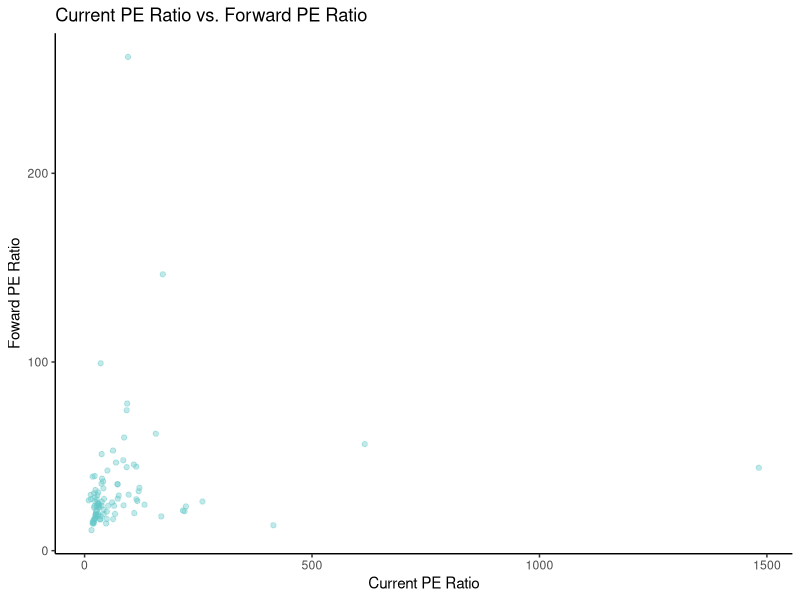
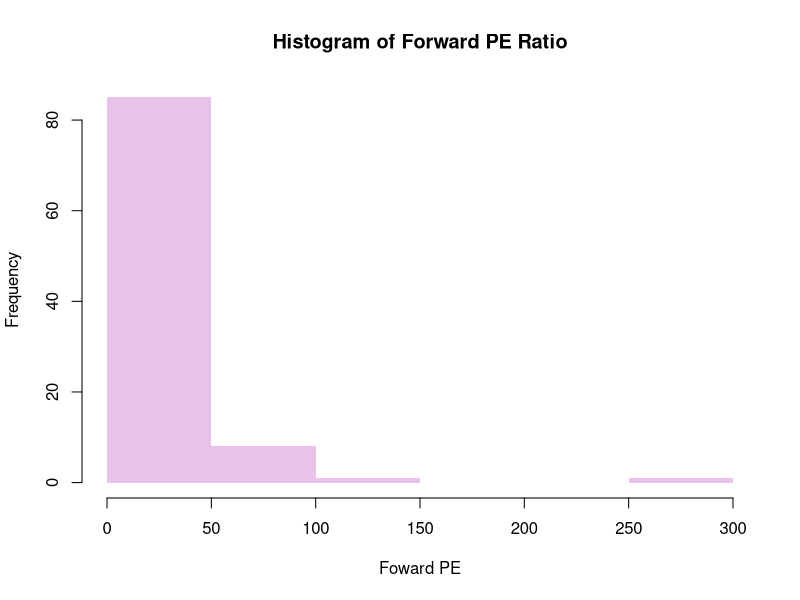
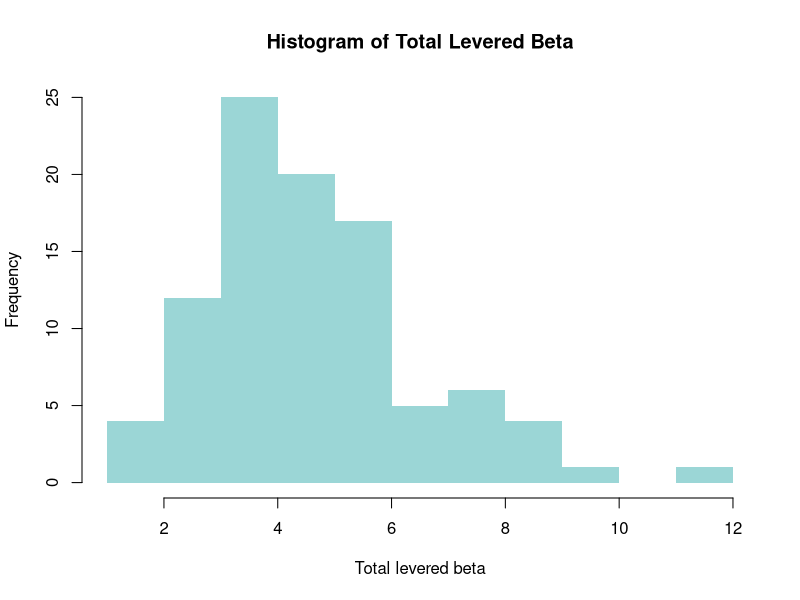
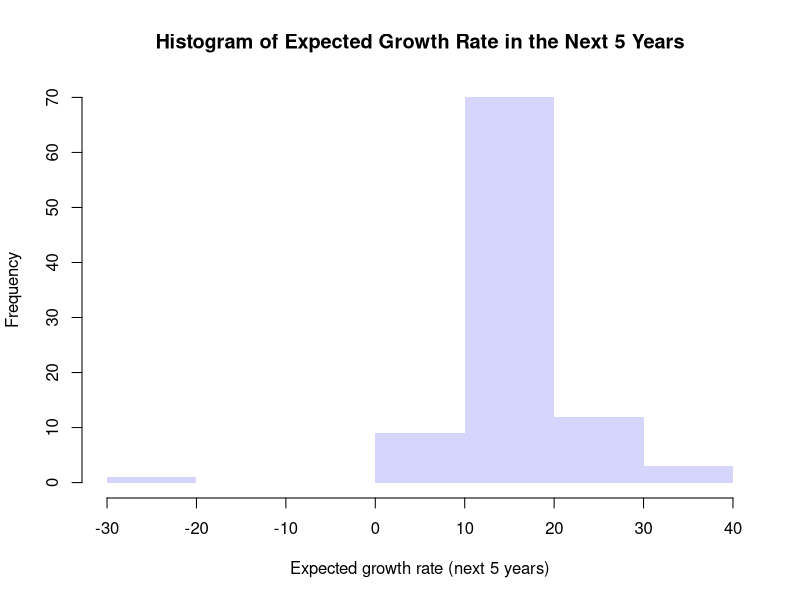
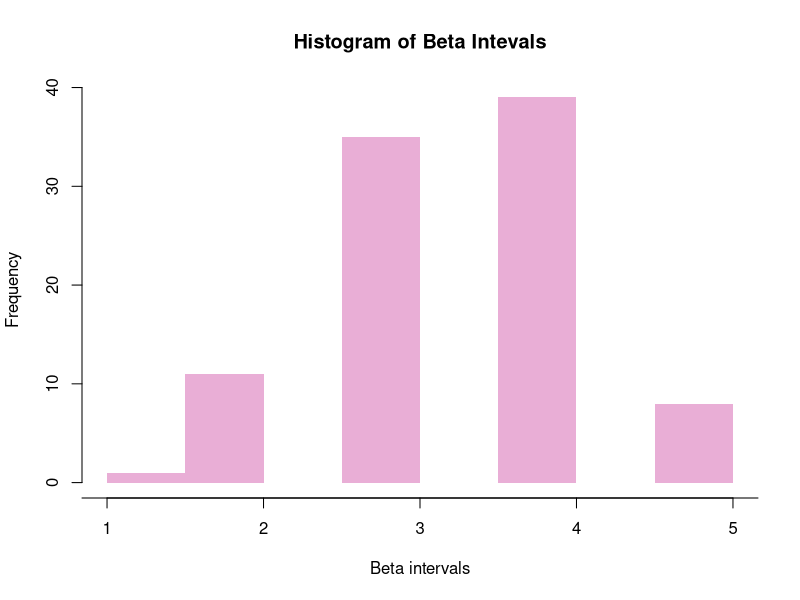
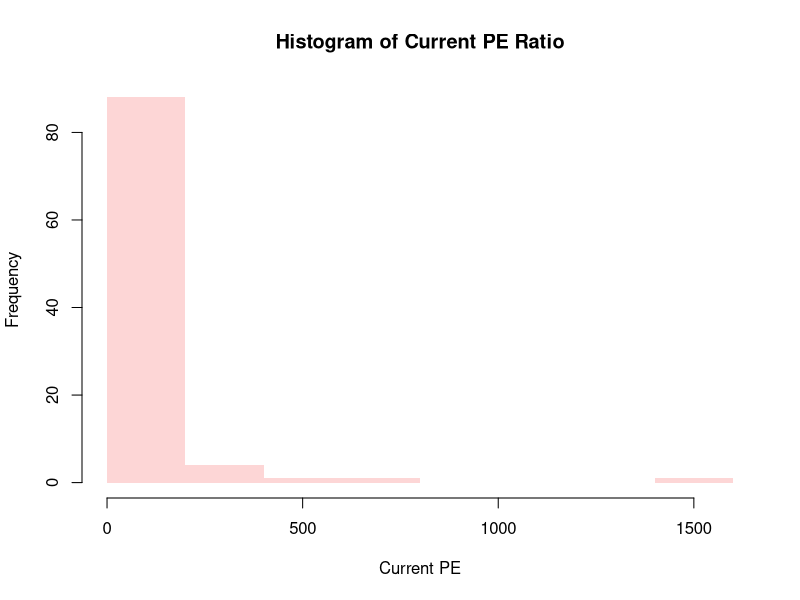
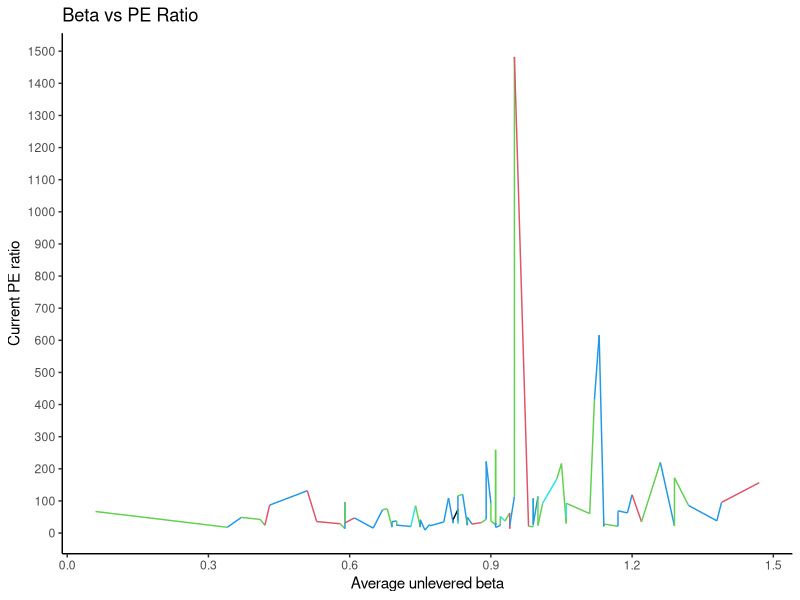
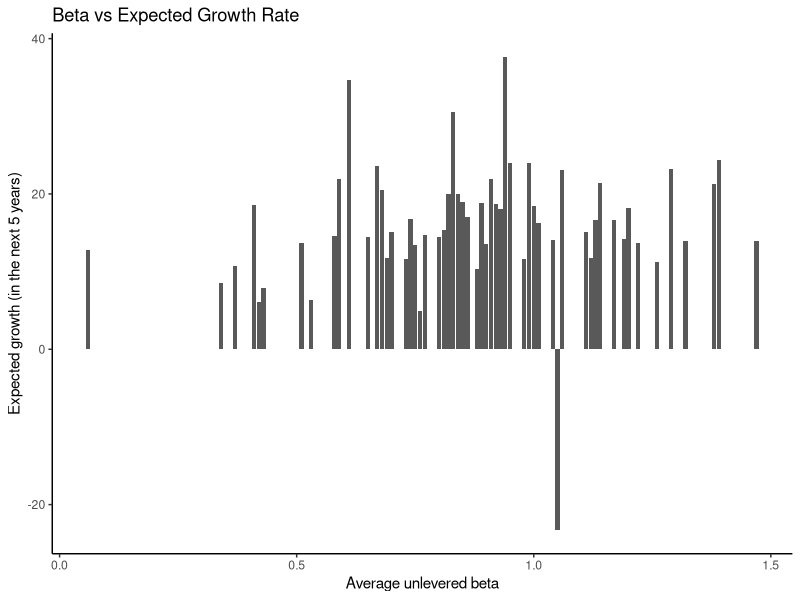

These figures' R source, in order:
# author: Christian Alarcio, Ellen Chan, Anais Sidhu, Ruomeng (Michelle) Yang
# title: Methods & Analysis of Data

# Set working directory
setwd("~/Documents/UC\ Berkeley\ 2015-2016/Statistics\ 133/projects/final/")

# Set up ggplot2
library(ggplot2)
dev.off()

# Set up readr
library(readr)

# Set up scatterplot3d
library(scatterplot3d)

# Set up stringr
library(stringr)

# Read data files
clean_data <- read.csv("clean_data/clean_data.csv", header = TRUE,
                       row.names = 1, stringsAsFactors = FALSE)
industries_only <- read.csv("clean_data/industries_only.csv", header = TRUE,
                            row.names = 1, stringsAsFactors = FALSE)

# Scatter plot of Current PE to Forward PE
ggplot(clean_data, aes(x = Current.PE, y = Forward.PE)) +
    geom_point(color = rgb(100, 200, 200, 100, maxColorValue = 255)) + 
    ggtitle("Current PE Ratio vs. Forward PE Ratio") +
    xlab("Current PE Ratio") + ylab("Foward PE Ratio") + theme_classic()

# Histogram of Forward PE, Total Levered Beta, and Expected Growth in the
# Next 5 Years
hist(clean_data$Forward.PE, border = NA,
     main = "Histogram of Forward PE Ratio", xlab = "Foward PE",
     ylab = "Frequency", col = rgb(200, 100, 200, 100, maxColorValue = 255))
hist(clean_data$Total.Levered.Beta, border = NA, xlab = "Total levered beta",
     ylab = "Frequency", col = rgb(0, 150, 150, 100, maxColorValue = 255),
     main = "Histogram of Total Levered Beta")
hist(clean_data$Expected.Growth.Next.5.Years, border = NA,
     xlab = "Expected growth rate (next 5 years)", ylab = "Frequency",
     col = rgb(150, 150, 250, 100, maxColorValue = 255),
     main = "Histogram of Expected Growth Rate in the Next 5 Years")

# Analyze which industries are in the highest and lowest beta interval
beta_intervals <- seq(from = 0, to = 1.5, by = 0.3)
interval_fun <- function(beta) {
    for (i in 1:5) {
        if (beta_intervals[i] < beta & beta < beta_intervals[i + 1]) {
            return (i)
        }
    }
}
beta_interval <- unlist(lapply(clean_data$Average.Unlevered.Beta,
                               FUN = interval_fun))
as.vector(clean_data$Industry[unlist(beta_interval) == 5])
as.vector(clean_data$Industry[unlist(beta_interval) == 1])

# Make a histogram of the beta intervals created above
dfbeta_interval <- data.frame(table(unlist(beta_interval)))
names(dfbeta_interval) <- c("Interval", "Frequency")
hist(beta_interval, border = NA, main = "Histogram of Beta Intevals",
     xlab = "Beta intervals", ylab = "Frequency",
     col = rgb(200, 50, 150, 100, maxColorValue = 255))

# Histogram of PE Ratio and bar plot of Beta versus PE Ratio by given beta
# intervals
axis(side = 1, at = seq(0,1500,by = 300))
hist(clean_data$Current.PE, border = NA,
     main = "Histogram of Current PE Ratio", xlab = "Current PE",
     ylab = "Frequency", col = rgb(250, 150, 150, 100, maxColorValue = 255))
dat1 <- data.frame(PE = industries_only$Current.PE,
                   beta = industries_only$Average.Unlevered.Beta)
ggplot(dat1, aes(x = beta, y = PE)) + xlab("Average unlevered beta") +
    geom_line(stat = "identity", color = beta_interval) + 
    ggtitle("Beta vs PE Ratio") + theme_classic() + 
    scale_x_continuous(breaks = beta_intervals) + ylab("Current PE ratio") +
    scale_y_continuous(breaks = seq(from = 0, to = 1500, by = 100)) 
summary(industries_only$Current.PE)

# Bar plot of Beta versus Expected Growth Rate in the Next 5 Years
dat2 <- data.frame(beta = clean_data$Average.Unlevered.Beta,
                   growth = clean_data$Expected.Growth.Next.5.Years)
ggplot(dat2, aes(x = beta, y = growth)) + xlab("Average unlevered beta") +
    geom_bar(position = "identity", stat = "identity") +
    ggtitle("Beta vs Expected Growth Rate") + theme_classic() +
    ylab("Expected growth (in the next 5 years)")

# Graph the scatterplot of unlevered beta's impact on expected growth
# when accounting for their regression
reg1 <- lm(Expected.Growth.Next.5.Years ~ Average.Unlevered.Beta,
           data = clean_data)
summary(reg1)
ggplot(clean_data, aes(x = Average.Unlevered.Beta,
                       y = Expected.Growth.Next.5.Years)) +
    geom_point() + xlab("Average Unlevered Beta") +
    ylab("Expected Growth (%)") + theme_classic() +
    geom_abline(aes(slope = unname(coef(reg1)["Average.Unlevered.Beta"]),
                    intercept = unname(coef(reg1)["(Intercept)"])),
                color = rgb(223, 84, 84, maxColorValue = 255)) +
    ggtitle("Average Unlevered Beta's Impact on Expected Growth")

# Make a scatter plot and regression of beta to growth accounting
# for outliers
sorted_beta <- sort(clean_data$Average.Unlevered.Beta,
                    index.return = TRUE)[[2]]
sort_beta <- sort(clean_data$Average.Unlevered.Beta)
sorted_growth1 <- clean_data$Expected.Growth.Next.5.Years[sorted_beta]
sorted_beta_growth <- data.frame(beta = sort_beta, growth = sorted_growth1)
dat3 <- subset(sorted_beta_growth, sorted_growth1 > 0)
plot(dat3$growth, dat3$beta,
     col = rgb(100, 100, 100, 150, maxColorValue = 255), pch = 16,
     bg = rgb(200, 200, 200, maxColorValue = 255), main = "Beta vs Growth",
     xlab = "Expected growth (%)", ylab = "Average unlevered beta")
fit_growth_beta <- lm(beta ~ growth, data = dat3)
abline(fit_growth_beta, col = rgb(100, 100, 100, maxColorValue = 255))
summary(fit_growth_beta)

# Density curve of Current PE and of Expected Growth in the Next 5 Years
plot(density(clean_data$Current.PE), main = "Density Plot of Current PE",
     xlab = "Current PE", ylab = "Density",
     col = rgb(50, 200, 200, maxColorValue = 255))
polygon(density(clean_data$Current.PE), border = NA,
        col = rgb(50, 200, 200, maxColorValue = 255))
plot(density(clean_data$Expected.Growth.Next.5.Years),
     main = "Density Plot of Expected Growth in the Next 5 Years",
     xlab = "Expected growth (%)", ylab = "Density", border = NA,
     col = rgb(200, 50, 50, maxColorValue = 255))
polygon(density(clean_data$Expected.Growth.Next.5.Years),
        border = NA, col = rgb(200, 50, 50, maxColorValue = 255))

# Scatter plot of Current PE to Expected Growth in the Next 5 Years
plot(clean_data$Current.PE, clean_data$Expected.Growth.Next.5.Years,
     col = rgb(50, 200, 200, 100, maxColorValue = 255), pch = 16,
     bg = rgb(200, 200, 200, maxColorValue = 255), xlab = "Current PE",
     ylab = "Expected growth (%)", main = "Current PE vs Expected Growth")

# Make a linear regression of Current PE to Expected Growth in the Next 5 Years
fit1 <- lm(Expected.Growth.Next.5.Years ~ Current.PE, data = clean_data)
abline(fit1, col = rgb(50, 200, 200, maxColorValue = 255))
summary(fit1)

# Remove outliers and find the linear regression of Current PE to Expected
# Growth in the Next 5 Years
sorted_pe <- sort(clean_data$Current.PE, decreasing = TRUE,
                  index.return = TRUE)[[2]]
sort_pe <- sort(clean_data$Current.PE, decreasing = TRUE)
sorted_growth2 <- clean_data$Expected.Growth.Next.5.Years[sorted_pe]
sorted_pe_growth <- data.frame(pe = sort_pe, growth = sorted_growth2)
dat4 <- subset(sorted_pe_growth, sort_pe < 300)
plot(dat4$pe, dat4$growth, main = "Current PE Ratio vs. Expected Growth",
     xlab = "Current PE ratio", ylab = "Expected growth (next 5 years)",
     col = rgb(200, 50, 200, 100, maxColorValue = 255), pch = 16)
fit2 <- lm(growth ~ pe, data = dat4)
abline(fit2, col = rgb(200, 50, 200, maxColorValue = 255))
summary(fit2)

# Account for beta when sorting PE ratios and growth by taking the PE ratios
# and growths of industries with lower beta
beta_pe <- clean_data$Current.PE[sorted_beta]
beta_growth <- clean_data$Expected.Growth.Next.5.Years[sorted_beta]
end <- length(beta_pe)
cutoff <- round(end/2)
beta1 <- data.frame(pe = beta_pe[1:cutoff], growth = beta_growth[1:cutoff])
plot(beta1$pe, beta1$growth,
     main = paste("Current PE Ratio vs. Expected Growth",
                  "For Industries with Lower Beta"),
     xlab = "Current PE ratio", ylab = "Expected growth (next 5 years)",
     col = rgb(50, 50, 200, 100, maxColorValue = 255), pch = 16)
fit3 <- lm(growth ~ pe, data = beta1)
abline(fit3, col = rgb(50, 50, 200, maxColorValue = 255))
summary(fit3)

# Industries with lower beta
print("Industries with lower beta:")
print(clean_data$Industry[sorted_beta][1:cutoff])

# Account for beta when sorting PE ratios and growth by taking the PE ratios
# and growths of industries with higher beta
beta2 <- data.frame(pe = beta_pe[(cutoff+1):end],
                    growth = beta_growth[(cutoff+1):end])
plot(beta2$pe, beta2$growth,
     main = paste("Current PE Ratio vs. Expected Growth",
                  "For Industries with Higher Beta"),
     xlab = "Current PE ratio", ylab = "Expected growth (next 5 years)",
     col = rgb(200, 50, 50, 100, maxColorValue = 255), pch = 16)
fit4 <- lm(growth ~ pe, data = beta2)
abline(fit4, col = rgb(200, 50, 50, maxColorValue = 255))
summary(fit4)

# Industries with higher beta
print("Industries with higher beta:")
print(clean_data$Industry[sorted_beta][(cutoff+1):end])

# Graph Current PE to Expected Growth in the Next 5 Years
ggplot(data = clean_data, aes(x = Current.PE,
                              y = Expected.Growth.Next.5.Years)) +
    geom_line(color = "#548edf") + xlab("Current PE") +
    ylab("Expected Growth in the Next 5 Years") +
    ggtitle("Plot of Current PE to Expected Growth") + theme_classic()

# Make a bar plot of Current PE to Expected Growth for industries with
# pe, p, fulfilling p < 300
ggplot(dat4, aes(x = pe, y = growth)) + geom_line(color = "#ebcefb") +
    geom_bar(position = "identity", stat = "identity", color = "#000000") +
    ggtitle("Beta vs Expected Growth Rate") + xlab("Current PE ratio") +
    ylab("Expected growth (%)") + theme_classic()

# Make a bar plot of Current PE to Expected Growth for industries with
# pe, p, fulfilling 100 <= p < 200
dat5 <- subset(sorted_pe_growth, pe >= 100 & pe < 300)
ggplot(dat5, aes(x = pe, y = growth)) + geom_line(color = "#ebcefb") +
    geom_bar(position = "identity", stat = "identity", color = "#000000") +
    ggtitle("Beta vs Expected Growth Rate") + xlab("Current PE ratio") +
    ylab("Expected growth (%)") + theme_classic()

# Make a bar plot of Current PE to Expected Growth for industries with
# pe, p, fulfilling p < 100
dat6 <- subset(sorted_pe_growth, pe < 100)
ggplot(dat6, aes(x = pe, y = growth)) + geom_line(color = "#ebcefb") +
    geom_bar(position = "identity", stat = "identity",
             color = "#000000") +
    ggtitle("Beta vs Expected Growth Rate") + xlab("Current PE ratio") +
    ylab("Expected growth (%)") + theme_classic()

# Make bubble plots of Current PE and Expected Growth in the
# Next 5 Years for different industries
symbols(industries_only$Current.PE,
        industries_only$Expected.Growth.Next.5.Years,
        circles = industries_only$Number.of.Firms,
        inches = 0.35, fg="white", bg="#facccc8d",
        xlab="Current PE", ylab="Expected Growth in 5 Years",
        main = "Current PE vs Expected Growth in the Next 5 Years")
text(industries_only$Current.PE, industries_only$Expected.Growth.Next.5.Years, 
     labels = industries_only$Number.of.Firms, cex = 0.2)

# Make bubble plots of Current PE and Expected Growth in the
# Next 5 Years for different industries accounting for outliers
industry_pe <- unlist(sort(industries_only$Current.PE, decreasing = TRUE))
industry_indices <- unlist(sort(industries_only$Current.PE, decreasing = TRUE,
                                index.return = TRUE)[[2]])
industry_growth <- industries_only$
    Expected.Growth.Next.5.Years[industry_indices]
industry_num_firms <- industries_only$Number.of.Firms[industry_indices]
industry_pe_growth <- data.frame(pe = industry_pe, growth = industry_growth,
                                 num_firms = industry_num_firms)
dat7 <- subset(industry_pe_growth, industry_pe < 150)
symbols(dat7$pe, dat7$growth, circles = dat7$num_firms,
        inches=0.35, fg="white", bg="#facccc8d",
        xlab="Current PE", ylab="Expected Growth in 5 Years",
        main = paste("Current PE Less Than 150 vs",
                     "Expected Growth in the Next 5 Years"))
text(dat7$pe, dat7$growth, labels = dat7$num_firms, cex = 0.3)

# Find the multivariate regression of expected growth to unlevered beta
# and current PE ratio
reg2 <- lm(Expected.Growth.Next.5.Years ~ Average.Unlevered.Beta +
               Current.PE, data = clean_data)
summary(reg2)

# Graph the scatterplot of current PE ratio versus expected growth
ggplot(clean_data, aes(x = Current.PE, y = Expected.Growth.Next.5.Years)) +
    geom_point() + xlab("Current PE Ratio") + ylab("Expected Growth (%)") +
    geom_abline(aes(slope = unname(coef(reg2)["Current.PE"]),
                    intercept = unname(coef(reg2)["(Intercept)"])),
                color = rgb(223, 84, 84, maxColorValue = 255)) +
    ggtitle("Current PE Ratio vs Expected Growth") + theme_classic()

# Graph the scatterplot of the log of the current PE ratio to the growth rate
# with the corresponding multivariate regression
log_reg2 <- lm(Expected.Growth.Next.5.Years ~ log(Current.PE) +
                   Average.Unlevered.Beta, data = clean_data)
summary(log_reg2)
ggplot(clean_data, aes(x = log(Current.PE),
                       y = Expected.Growth.Next.5.Years)) +
    geom_point() + ggtitle("Scatterplot of PE Ratio vs Expected Growth") +
    xlab("Current PE Ratio (log)") + ylab("Expected Growth (%)") +
    geom_abline(aes(slope = unname(coef(log_reg2)["log(Current.PE)"]),
                    intercept = unname(coef(log_reg2)["(Intercept)"])),
                color = rgb(223, 84, 84, maxColorValue = 255)) +
    theme_classic()

# Remove the outliers of expected growth and current PE from the graph
indices_no_outliers <- sort(clean_data$Expected.Growth.Next.5.Years,
                            index.return = TRUE)[[2]]
growth_no_outliers <- unlist(sort(clean_data$Expected.Growth.Next.5.Years))
pe_no_outliers <- clean_data$Current.PE[indices_no_outliers]
dat8 <- data.frame(growth = growth_no_outliers, pe = pe_no_outliers)
dat8 <- subset(dat8, growth_no_outliers > 6.32 & pe_no_outliers < 300)

# Make a multivariate regression of growth to PE when there are no outliers
reg2_no_outliers <- lm(growth ~ pe , data = dat8)
summary(reg2_no_outliers)

# Plot the scatterplot and regression of current PE to expected growth
ggplot(dat8, aes(x = pe, y = growth)) + theme_classic() +
    geom_point() + xlab("Current PE Ratio") + ylab("Expected Growth (%)") +
    geom_abline(aes(slope = unname(coef(reg2_no_outliers)["pe"]),
                    intercept = unname(coef(reg2_no_outliers)["(Intercept)"])),
                color = rgb(223, 84, 84, maxColorValue = 255)) +
    ggtitle("Current PE Ratio's Impact on Expected Growth")

# Graph the scatterplot of PEG ratio's impact on expected growth and the
# regression line of expected growth to PEG ratio and the regression line
# of the multivariate regression of expected growth in the next 5
# years to average unlevered beta, the current PE ratio, and the PEG Ratio.
reg3 <- lm(Expected.Growth.Next.5.Years ~ Average.Unlevered.Beta +
               Current.PE + PEG.Ratio, data = clean_data)
summary(reg3)
reg4 <- lm(Expected.Growth.Next.5.Years ~ PEG.Ratio, data = clean_data)
summary(reg4)
ggplot(clean_data, aes(x = PEG.Ratio, y = Expected.Growth.Next.5.Years)) +
    geom_point(color = rgb(223, 84, 84, 100, maxColorValue = 255)) +
    xlab("PEG Ratio") + ylab("Expected Growth (%)") +
    geom_abline(aes(slope = unname(coef(reg3)["PEG.Ratio"]),
                    intercept = unname(coef(reg3)["(Intercept)"])),
                color = rgb(84, 233, 233, maxColorValue = 255)) +
    geom_abline(aes(slope = unname(coef(reg4)["PEG.Ratio"]),
                    intercept = unname(coef(reg4)["(Intercept)"])),
                color = rgb(223, 84, 84, maxColorValue = 255)) +
    ggtitle("PEG Ratio's Impact on Expected Growth") +
    coord_cartesian(ylim=c(0,40)) + theme_classic()

# Graph the scatterplot and regression of PEG ratio and expected growth
# accounting for outliers
peg_no_outliers <- clean_data$PEG.Ratio[indices_no_outliers]
dat9 <- data.frame(growth = growth_no_outliers, peg = peg_no_outliers)
dat9 <- subset(dat9, growth > 6.32 & peg < 2.5 & !is.na(peg))
reg4_no_outliers <- lm(growth ~ peg, data = dat9)
summary(reg4_no_outliers)
ggplot(dat9, aes(x = peg, y = growth)) + xlab("PEG Ratio") +
    ylab("Expected Growth (%)") + coord_cartesian(ylim=c(0,40)) +
    geom_point(color = rgb(223, 84, 84, 100, maxColorValue = 255)) +
    geom_abline(aes(slope = unname(coef(reg4_no_outliers)["peg"]),
                    intercept = unname(coef(reg4_no_outliers)["(Intercept)"])),
                color = rgb(223, 84, 84, maxColorValue = 255)) +
    ggtitle("PEG Ratio's Impact on Expected Growth") + theme_classic()

# Make 3D scatterplot of Expected Growth in the Next 5 Years, PEG Ratio,
# and Average Unlevered Beta, then examine the graph from multiple angles
scatterplot3d(x = clean_data$Expected.Growth.Next.5.Years,
              y = clean_data$PEG.Ratio,
              z = clean_data$Average.Unlevered.Beta,
              angle = 30, scale.y = .3, pch = 16,
              xlab = "Expected Growth in Next 5 Years",
              ylab = "PEG Ratio", zlab = "Beta",
              color = rgb(83, 223, 223, 100, maxColorValue = 255),
              main = "3D Scatterplot of Expected Growth, PEG Ratio, and Beta")

scatterplot3d(x = clean_data$Expected.Growth.Next.5.Years,
              y = clean_data$PEG.Ratio,
              z = clean_data$Average.Unlevered.Beta,
              angle = 100, scale.y = .3, pch = 16,
              xlab = "Expected Growth in Next 5 Years",
              ylab = "PEG Ratio", zlab = "Beta",
              color = rgb(83, 223, 223, 100, maxColorValue = 255),
              main = "3D Scatterplot of Expected Growth, PEG Ratio, and Beta")

scatterplot3d(x = clean_data$Expected.Growth.Next.5.Years,
              y = clean_data$PEG.Ratio,
              z = clean_data$Average.Unlevered.Beta,
              angle = 300, scale.y = .3, pch = 16,
              xlab = "Expected Growth in Next 5 Years",
              ylab = "PEG Ratio", zlab = "Beta",
              color = rgb(83, 223, 223, 100, maxColorValue = 255),
              main = "3D Scatterplot of Expected Growth, PEG Ratio, and Beta")

# Make 3D scatterplot of Expected Growth in the Next 5 Years, Current PE,
# and Average Unlevered Beta, then examine the graph from multiple angles
# Make 3D scatterplot of Expected Growth in the Next 5 Years, Current PE,
# and Average Unlevered Beta, then examine the graph from multiple angles
scatterplot3d(x = clean_data$Expected.Growth.Next.5.Years,
              y = clean_data$Current.PE, z = clean_data$Average.Unlevered.Beta,
              angle = 30, scale.y = .3, pch = 16,
              xlab = "Expected Growth in Next 5 Years",
              ylab = "Current PE Ratio", zlab = "Beta",
              color = rgb(83, 223, 223, 100, maxColorValue = 255),
              main = "3D Scatterplot of Expected Growth, PE Ratio, and Beta")

scatterplot3d(x = clean_data$Expected.Growth.Next.5.Years,
              y = clean_data$Current.PE, z = clean_data$Average.Unlevered.Beta,
              angle = 100, scale.y = .3, pch = 16,
              xlab = "Expected Growth in Next 5 Years",
              ylab = "Current PE Ratio", zlab = "Beta",
              color = rgb(83, 223, 223, 100, maxColorValue = 255),
              main = "3D Scatterplot of Expected Growth, PE Ratio, and Beta")

scatterplot3d(x = clean_data$Expected.Growth.Next.5.Years,
              y = clean_data$Current.PE, z = clean_data$Average.Unlevered.Beta,
              angle = 300, scale.y = .3, pch = 16,
              xlab = "Expected Growth in Next 5 Years",
              ylab = "Current PE Ratio", zlab = "Beta",
              color = rgb(83, 223, 223, 100, maxColorValue = 255),
              main = "3D Scatterplot of Expected Growth, PE Ratio, and Beta")
